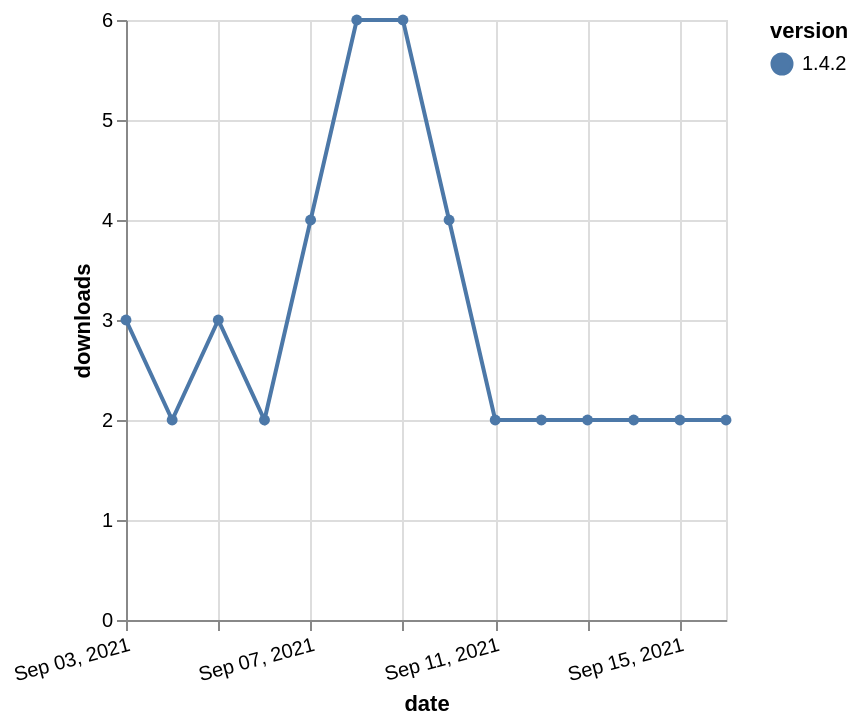

The specification (Vega-Lite) saved for this image:
### Vega-Lite specification from a JSON file in a GitHub repository (floating-point values rounded to 4 significant figures)
{"$schema": "https://vega.github.io/schema/vega-lite/v5.json", "description": "A simple bar chart with embedded data.", "data": {"values": [{"date": "2021-09-03", "total": 5120, "delta": 3, "version": "1.4.2"}, {"date": "2021-09-04", "total": 5122, "delta": 2, "version": "1.4.2"}, {"date": "2021-09-05", "total": 5125, "delta": 3, "version": "1.4.2"}, {"date": "2021-09-06", "total": 5127, "delta": 2, "version": "1.4.2"}, {"date": "2021-09-07", "total": 5131, "delta": 4, "version": "1.4.2"}, {"date": "2021-09-08", "total": 5137, "delta": 6, "version": "1.4.2"}, {"date": "2021-09-09", "total": 5143, "delta": 6, "version": "1.4.2"}, {"date": "2021-09-10", "total": 5147, "delta": 4, "version": "1.4.2"}, {"date": "2021-09-11", "total": 5149, "delta": 2, "version": "1.4.2"}, {"date": "2021-09-12", "total": 5151, "delta": 2, "version": "1.4.2"}, {"date": "2021-09-13", "total": 5153, "delta": 2, "version": "1.4.2"}, {"date": "2021-09-14", "total": 5155, "delta": 2, "version": "1.4.2"}, {"date": "2021-09-15", "total": 5157, "delta": 2, "version": "1.4.2"}, {"date": "2021-09-16", "total": 5159, "delta": 2, "version": "1.4.2"}]}, "width": "container", "mark": {"type": "line", "point": {"filled": true}}, "encoding": {"x": {"field": "date", "type": "temporal", "timeUnit": "yearmonthdate", "title": "date", "axis": {"labelAngle": -15}}, "y": {"field": "delta", "type": "quantitative", "title": "downloads"}, "color": {"field": "version", "type": "nominal"}, "tooltip": {"field": "delta"}}}
